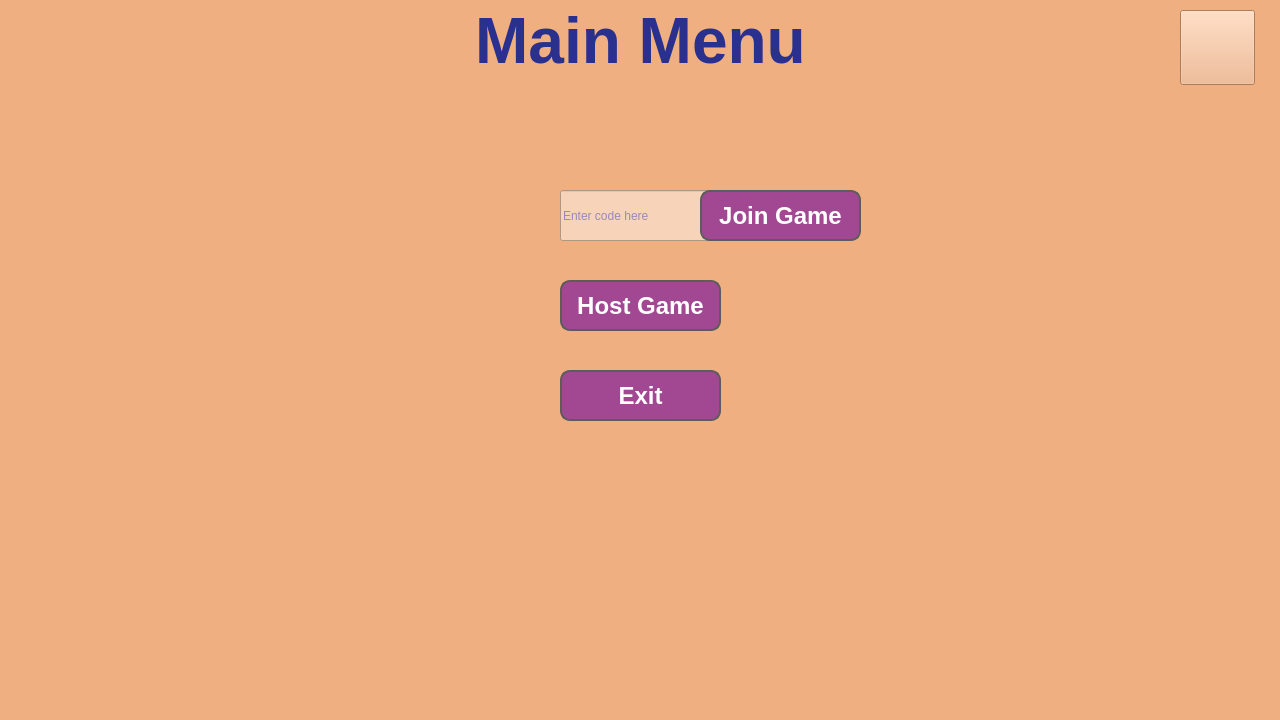
<?xml version="1.0" encoding="UTF-8"?>
<ui version="4.0">
 <class>MainMenuWindow</class>
 <widget class="QMainWindow" name="MainMenuWindow">
  <property name="geometry">
   <rect>
    <x>0</x>
    <y>0</y>
    <width>1280</width>
    <height>720</height>
   </rect>
  </property>
  <property name="minimumSize">
   <size>
    <width>1280</width>
    <height>720</height>
   </size>
  </property>
  <property name="maximumSize">
   <size>
    <width>1280</width>
    <height>720</height>
   </size>
  </property>
  <property name="windowTitle">
   <string>MainWindow</string>
  </property>
  <property name="styleSheet">
   <string notr="true">background-color: rgb(239,175,128);</string>
  </property>
  <widget class="QWidget" name="centralwidget">
   <widget class="QPushButton" name="JoinGameButton">
    <property name="geometry">
     <rect>
      <x>560</x>
      <y>190</y>
      <width>161</width>
      <height>51</height>
     </rect>
    </property>
    <property name="font">
     <font>
      <pointsize>18</pointsize>
      <bold>true</bold>
     </font>
    </property>
    <property name="styleSheet">
     <string notr="true">QPushButton {
    border-radius: 10px; 
    border: 2px solid #5c5c5c; 
    background-color: rgb(162,72,147);  
    padding: 5px;
    color: #ffffff;  
}


QPushButton:hover {
    background-color: rgb(231,96,131);  
}


QPushButton:pressed {
    background-color: rgb(225,62,103);  
}

</string>
    </property>
    <property name="text">
     <string>Join Game</string>
    </property>
   </widget>
   <widget class="QPushButton" name="HostGameButton">
    <property name="geometry">
     <rect>
      <x>560</x>
      <y>280</y>
      <width>161</width>
      <height>51</height>
     </rect>
    </property>
    <property name="font">
     <font>
      <pointsize>18</pointsize>
      <bold>true</bold>
     </font>
    </property>
    <property name="styleSheet">
     <string notr="true">QPushButton {
    border-radius: 10px; 
    border: 2px solid #5c5c5c; 
    
background-color: rgb(162,72,147);  
    padding: 5px;
    color: #ffffff;  
}


QPushButton:hover {
    background-color: rgb(231,96,131);  
}


QPushButton:pressed {
    background-color: rgb(225,62,103);  
}

</string>
    </property>
    <property name="text">
     <string>Host Game</string>
    </property>
   </widget>
   <widget class="QPushButton" name="ExitButton">
    <property name="geometry">
     <rect>
      <x>560</x>
      <y>370</y>
      <width>161</width>
      <height>51</height>
     </rect>
    </property>
    <property name="font">
     <font>
      <pointsize>18</pointsize>
      <bold>true</bold>
     </font>
    </property>
    <property name="styleSheet">
     <string notr="true">QPushButton {
    border-radius: 10px; 
    border: 2px solid #5c5c5c; 
    
background-color: rgb(162,72,147);  
    padding: 5px;
    color: #ffffff;  
}


QPushButton:hover {
    background-color: rgb(231,96,131);  
}


QPushButton:pressed {
    background-color: rgb(225,62,103);  
}

</string>
    </property>
    <property name="text">
     <string>Exit</string>
    </property>
   </widget>
   <widget class="QLabel" name="Title">
    <property name="geometry">
     <rect>
      <x>0</x>
      <y>5</y>
      <width>1281</width>
      <height>71</height>
     </rect>
    </property>
    <property name="font">
     <font>
      <pointsize>48</pointsize>
      <bold>true</bold>
     </font>
    </property>
    <property name="styleSheet">
     <string notr="true">color: rgb(41, 48, 142);</string>
    </property>
    <property name="text">
     <string>Main Menu</string>
    </property>
    <property name="alignment">
     <set>Qt::AlignCenter</set>
    </property>
   </widget>
   <widget class="QPushButton" name="ProfileButton">
    <property name="geometry">
     <rect>
      <x>1180</x>
      <y>10</y>
      <width>75</width>
      <height>75</height>
     </rect>
    </property>
    <property name="font">
     <font>
      <pointsize>18</pointsize>
      <bold>true</bold>
     </font>
    </property>
    <property name="autoFillBackground">
     <bool>false</bool>
    </property>
    <property name="styleSheet">
     <string notr="true"/>
    </property>
    <property name="text">
     <string/>
    </property>
   </widget>
   <widget class="QLineEdit" name="JoinGameLabel">
    <property name="geometry">
     <rect>
      <x>560</x>
      <y>190</y>
      <width>161</width>
      <height>51</height>
     </rect>
    </property>
    <property name="styleSheet">
     <string notr="true">color: rgb(55,65, 189);
background-color: rgb(247,211,185);  

</string>
    </property>
    <property name="placeholderText">
     <string>Enter code here</string>
    </property>
    <property name="clearButtonEnabled">
     <bool>true</bool>
    </property>
   </widget>
   <widget class="QPushButton" name="HostGameButton_2">
    <property name="geometry">
     <rect>
      <x>700</x>
      <y>190</y>
      <width>161</width>
      <height>51</height>
     </rect>
    </property>
    <property name="font">
     <font>
      <pointsize>18</pointsize>
      <bold>true</bold>
     </font>
    </property>
    <property name="styleSheet">
     <string notr="true">QPushButton {
    border-radius: 10px; 
    border: 2px solid #5c5c5c; 
    
background-color: rgb(162,72,147);  
    padding: 5px;
    color: #ffffff;  
}


QPushButton:hover {
    background-color: rgb(231,96,131);  
}


QPushButton:pressed {
    background-color: rgb(225,62,103);  
}

</string>
    </property>
    <property name="text">
     <string>Join Game</string>
    </property>
   </widget>
  </widget>
 </widget>
 <resources>
  <include location="GarticFrontend.qrc"/>
 </resources>
 <connections/>
</ui>
